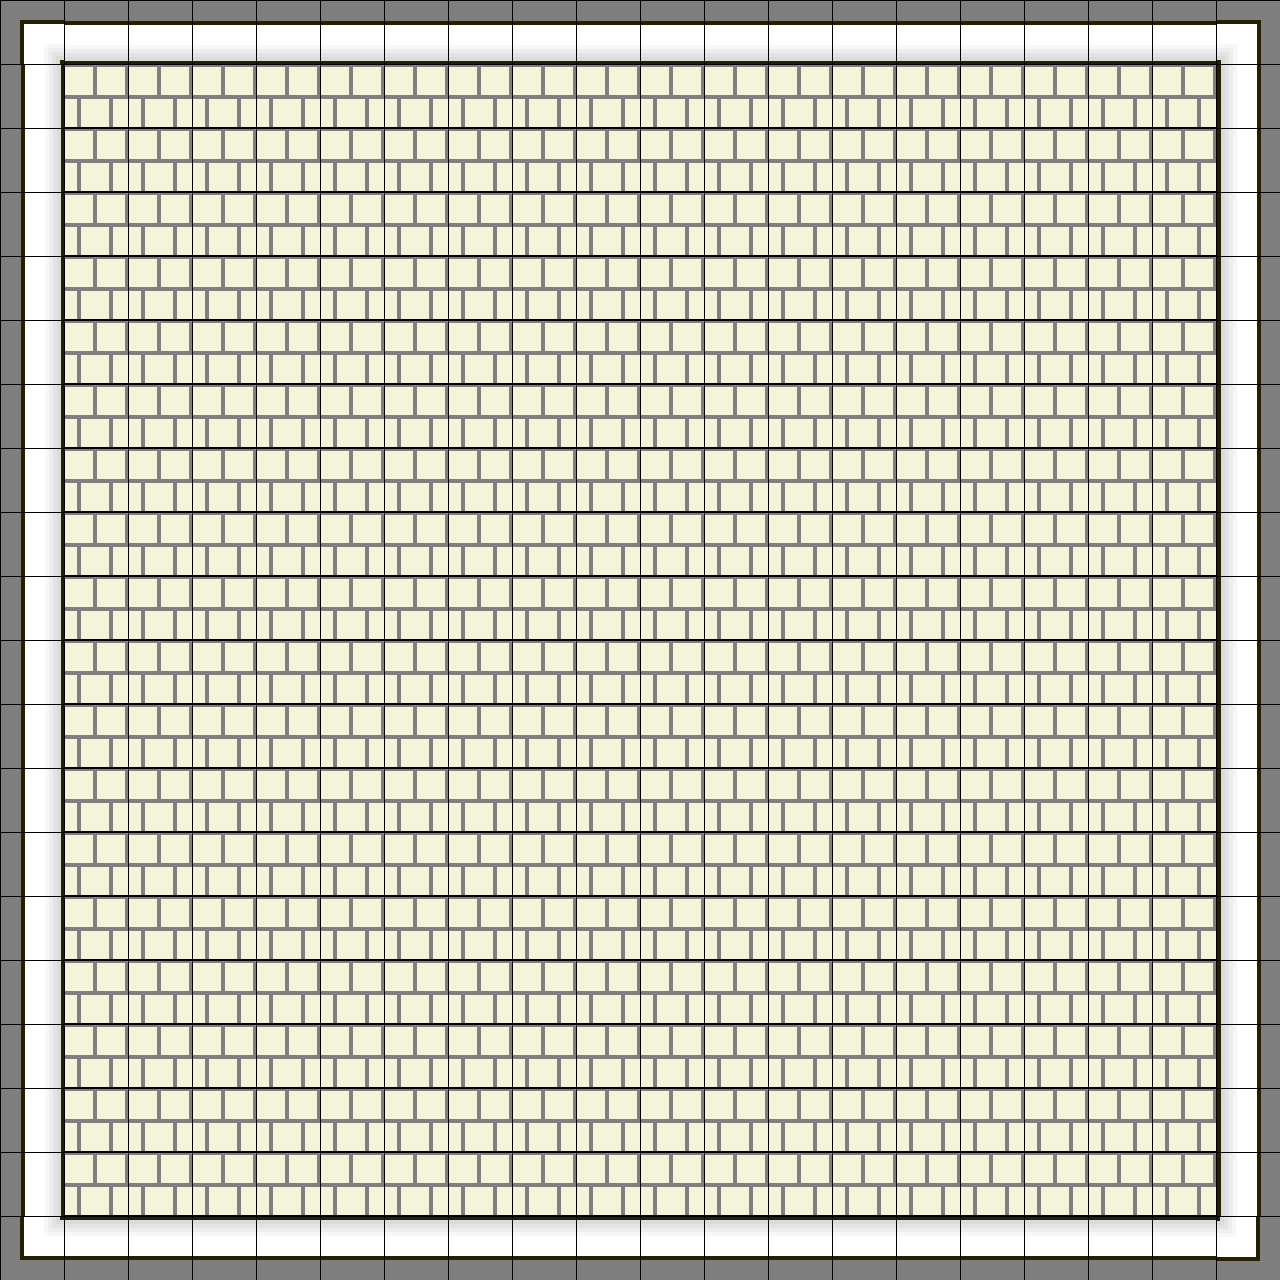

This is a level from a 2D game, rendered from its Tiled map with the project's own tilesets. A one-line summary and the map file follow, with tile-layer data summarised:
An orthogonal 20x20 tile map with 64x64 px tiles, 1 tile layer (Tile Layer 1).

<map version="1.10" tiledversion="1.10.2" orientation="orthogonal" renderorder="right-down" width="20" height="20" tilewidth="64" tileheight="64" infinite="0" nextlayerid="2" nextobjectid="1">
 <tileset firstgid="1" source="tiles2.tsx" />
 <layer id="1" name="Tile Layer 1" width="20" height="20">
  <data>[400 cells, 400 non-empty, 9 distinct tile ids]</data>
 </layer>
</map>
